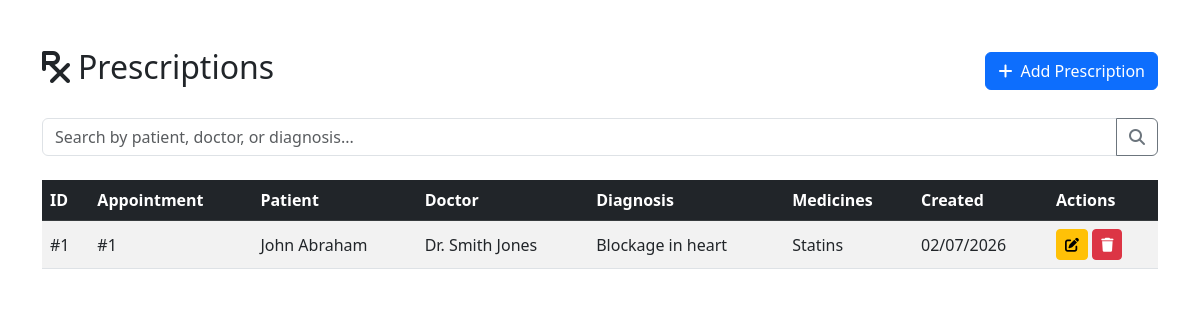
/prescriptions/ (signed in), run on the app's committed database.
### prescriptions/models.py (models this page shows, shortened)
class Prescription(models.Model):
    prescription_id = models.AutoField(primary_key=True)
    appointment = models.OneToOneField(Appointment, on_delete=models.CASCADE, related_name='prescription')
    diagnosis = models.TextField()
    medicines = models.TextField()  # can be a comma-separated list or detailed text
    notes = models.TextField(blank=True, null=True)
    created_at = models.DateTimeField(auto_now_add=True)

### appointments/models.py (models this page shows, shortened)
class Appointment(models.Model):
    STATUS_CHOICES = (
        ('Scheduled', 'Scheduled'),
        ('Completed', 'Completed'),
        ('Cancelled', 'Cancelled'),
    )
    appointment_id = models.AutoField(primary_key=True)
    patient = models.ForeignKey(Patient, on_delete=models.CASCADE, related_name='appointments')
    doctor = models.ForeignKey(Doctor, on_delete=models.CASCADE, related_name='appointments')
    appointment_date = models.DateField()
    appointment_time = models.TimeField()
    status = models.CharField(max_length=20, choices=STATUS_CHOICES, default='Scheduled')
    remarks = models.TextField(blank=True, null=True)
    class Meta:
        ordering = ['appointment_date', 'appointment_time']

### patients/models.py (models this page shows, shortened)
class Patient(models.Model):
    GENDER_CHOICES = (
        ('M', 'Male'),
        ('F', 'Female'),
        ('O', 'Other'),
    )
    BLOOD_GROUP_CHOICES = (
        ('A+', 'A+'), ('A-', 'A-'),
        ('B+', 'B+'), ('B-', 'B-'),
        ('AB+', 'AB+'), ('AB-', 'AB-'),
        ('O+', 'O+'), ('O-', 'O-'),
    )
    patient_id = models.AutoField(primary_key=True)
    user = models.OneToOneField(User, on_delete=models.CASCADE, related_name='patient_profile')
    first_name = models.CharField(max_length=50)
    last_name = models.CharField(max_length=50)
    gender = models.CharField(max_length=1, choices=GENDER_CHOICES)
    age = models.PositiveIntegerField()
    blood_group = models.CharField(max_length=3, choices=BLOOD_GROUP_CHOICES, blank=True, null=True)
    email = models.EmailField(unique=True)
    phone = models.CharField(max_length=15)
    address = models.TextField(blank=True, null=True)
    profile_image = models.ImageField(upload_to='patient_profiles/', blank=True, null=True)
    created_at = models.DateTimeField(auto_now_add=True)
    class Meta:
        ordering = ['-created_at']

### doctors/models.py (models this page shows, shortened)
class Doctor(models.Model):
    doctor_id = models.AutoField(primary_key=True)
    user = models.OneToOneField(User, on_delete=models.CASCADE, related_name='doctor_profile')
    first_name = models.CharField(max_length=50)
    last_name = models.CharField(max_length=50)
    email = models.EmailField(unique=True)
    phone = models.CharField(max_length=15)
    specialization = models.CharField(max_length=100)
    experience = models.IntegerField()  # years of experience
    department = models.ForeignKey(Department, on_delete=models.CASCADE, related_name='doctors')
    profile_image = models.ImageField(upload_to='doctor_profiles/', blank=True, null=True)
    joining_date = models.DateField(auto_now_add=True)
    class Meta:
        ordering = ['-joining_date']

### prescriptions/views.py (the view, shortened to what this page needs)
# urls.py: path('', views.prescription_list, name='list'),
@login_required
def prescription_list(request):
    if not is_admin(request.user):
        messages.error(request, 'You do not have permission to view this page.')
        return redirect('accounts:patient_dashboard')
    query = request.GET.get('q', '')
    prescriptions = Prescription.objects.all().select_related('appointment__patient', 'appointment__doctor')
    paginator = Paginator(prescriptions, 5)
    page_number = request.GET.get('page')
    page_obj = paginator.get_page(page_number)
    context = {'page_obj': page_obj, 'query': query}
    return render(request, 'prescriptions/prescription_list.html', context)

### prescriptions/views.py (called while the page is built)
def is_admin(user):
    return hasattr(user, 'profile') and user.profile.role == 'ADMIN'

### templates/prescriptions/prescription_list.html (shortened to what this page needs)
{% extends 'base.html' %}
{% block content %}
<div class="d-flex justify-content-between align-items-center mb-4">
    <h2><i class="fas fa-prescription me-2"></i>Prescriptions</h2>
    <a href="{% url 'prescriptions:add' %}" class="btn btn-primary">
        <i class="fas fa-plus me-1"></i> Add Prescription
    </a>
</div>
<form method="get" class="mb-4">
    <div class="input-group">
        <input type="text" name="q" class="form-control" placeholder="Search by patient, doctor, or diagnosis..." value="{{ query }}">
        <button class="btn btn-outline-secondary" type="submit"><i class="fas fa-search"></i></button>
    </div>
</form>
<div class="table-responsive">
    <table class="table table-striped table-hover align-middle">
        <thead class="table-dark">
            <tr>
                <th>ID</th>
                <th>Appointment</th>
                <th>Patient</th>
                <th>Doctor</th>
                <th>Diagnosis</th>
                <th>Medicines</th>
                <th>Created</th>
                <th>Actions</th>
            </tr>
        </thead>
        <tbody>
            {% for prescription in page_obj %}
            <tr>
                <td>#{{ prescription.prescription_id }}</td>
                <td>#{{ prescription.appointment.appointment_id }}</td>
                <td>{{ prescription.appointment.patient.first_name }} {{ prescription.appointment.patient.last_name }}</td>
                <td>Dr. {{ prescription.appointment.doctor.first_name }} {{ prescription.appointment.doctor.last_name }}</td>
                <td>{{ prescription.diagnosis|truncatechars:30 }}</td>
                <td>{{ prescription.medicines|truncatechars:30 }}</td>
                <td>{{ prescription.created_at|date:"d/m/Y" }}</td>
                <td>
                    <a href="{% url 'prescriptions:edit' prescription.pk %}" class="btn btn-sm btn-warning">
                        <i class="fas fa-edit"></i>
                    </a>
                    <a href="{% url 'prescriptions:delete' prescription.pk %}" class="btn btn-sm btn-danger">
                        <i class="fas fa-trash"></i>
                    </a>
                </td>
            </tr>
            {% empty %}
            <tr><td colspan="8" class="text-center">No prescriptions found.</td></tr>
            {% endfor %}
        </tbody>
    </table>
</div>
{% endblock %}

### data on the page
Prescription: prescription_id "1", appointment.appointment_id "1", appointment.patient.first_name "John", appointment.patient.last_name "Abraham", appointment.doctor.first_name "Smith", appointment.doctor.last_name "Jones", diagnosis "Blockage in heart", medicines "Statins", created_at "02/07/2026"
